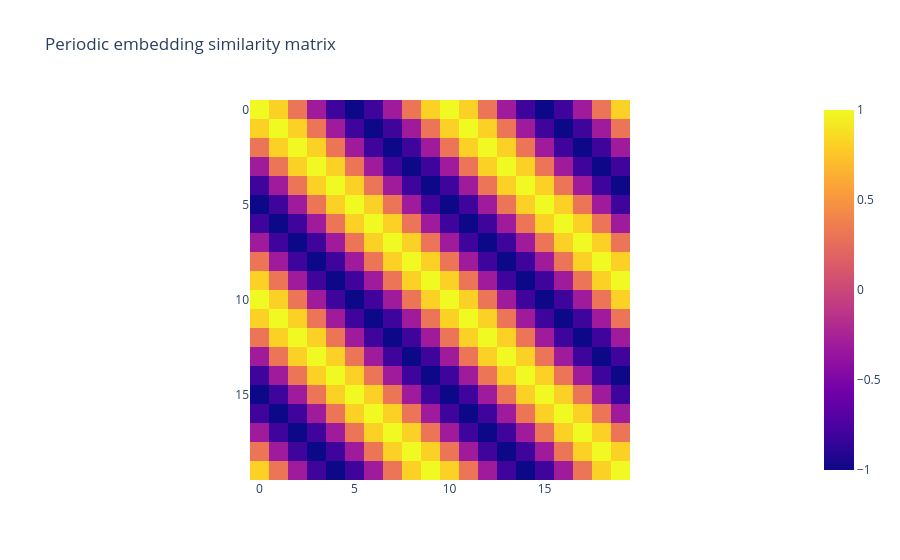

This figure's notebook cell:
### Markdown cell above
# Embedding pictures

### Code cell
import plotly.express as px
from math import sin, cos, tau

# generate embedding
embedding = []

period = 10
N = 2*period

for x in range(N):
    embedding.append(np.array([cos((tau*x)/period), sin((tau*x)/period)]))

similarity = []

for x in embedding:
    row = []
    for y in embedding:
        row.append(np.dot(x, y)/(np.linalg.norm(x)*np.linalg.norm(y)))
    similarity.append(row)

figure = px.imshow(similarity, title=f"Periodic embedding similarity matrix")
figure

### Figure 1 — Plotly figure (JSON) as saved in the notebook; plotly's stock layout.template omitted (floating-point values rounded to 4 significant figures; data arrays with more than 128 entries replaced by an {"elided": "..."} marker saying what was removed)
{"data": [{"coloraxis": "coloraxis", "hovertemplate": "x: %{x}<br>y: %{y}<br>color: %{z}<extra></extra>", "name": "0", "type": "heatmap", "xaxis": "x", "yaxis": "y", "z": {"elided": "20x20 float values"}}], "layout": {"coloraxis": {"colorscale": [[0, "#0d0887"], [0.1111, "#46039f"], [0.2222, "#7201a8"], [0.3333, "#9c179e"], [0.4444, "#bd3786"], [0.5556, "#d8576b"], [0.6667, "#ed7953"], [0.7778, "#fb9f3a"], [0.8889, "#fdca26"], [1, "#f0f921"]]}, "title": {"text": "Periodic embedding similarity matrix"}, "xaxis": {"anchor": "y", "constrain": "domain", "domain": [0, 1], "scaleanchor": "y"}, "yaxis": {"anchor": "x", "autorange": "reversed", "constrain": "domain", "domain": [0, 1]}}}
